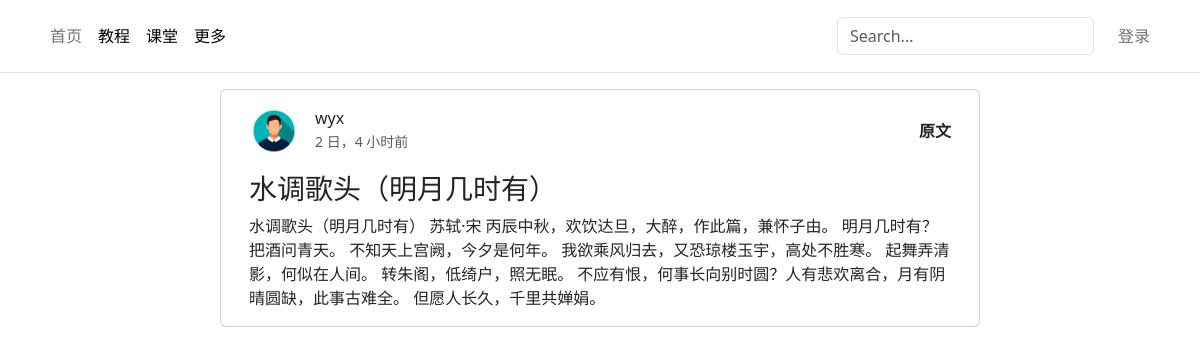
Before: / with the older database file.
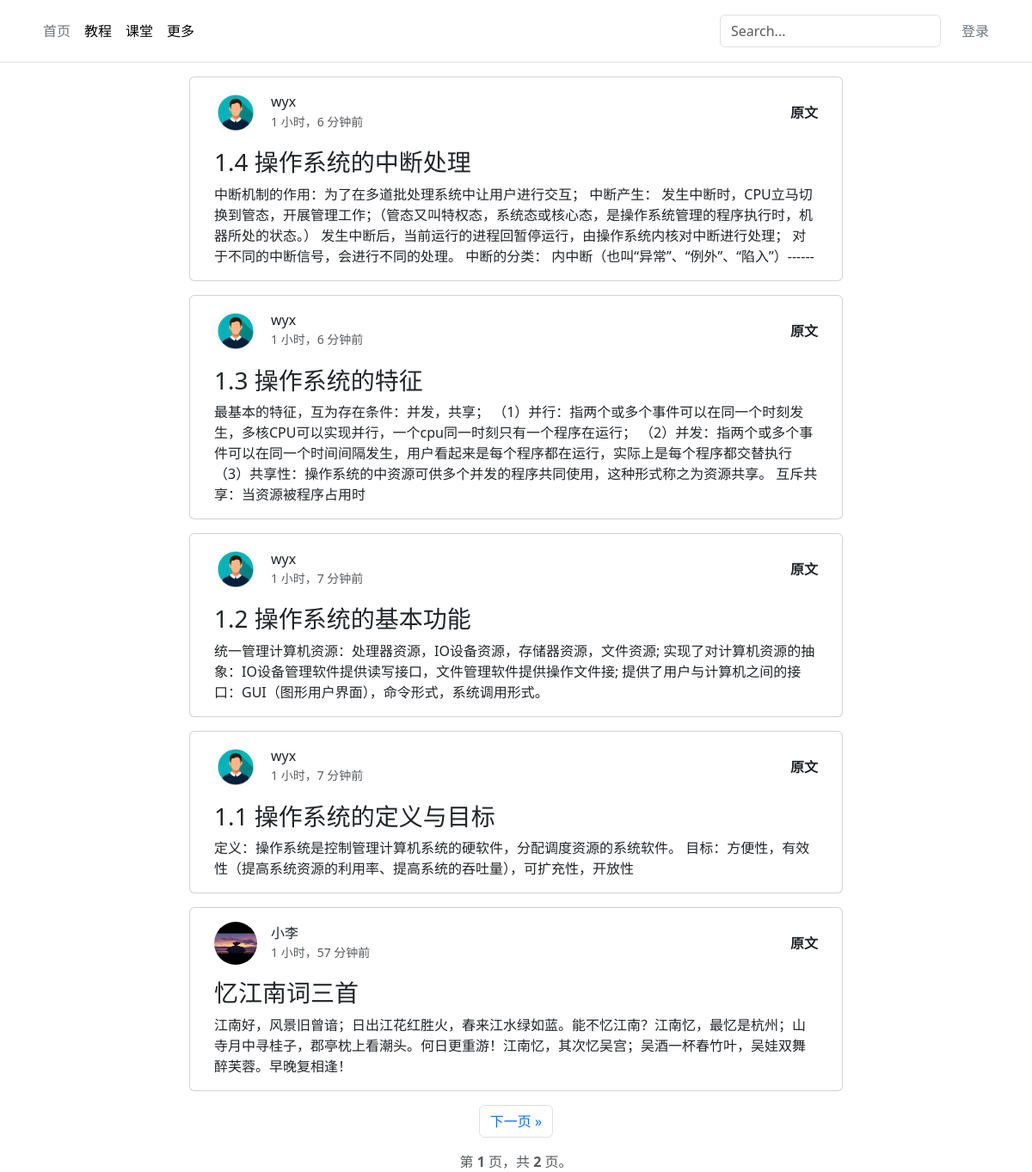
After: the same page with the newer database file.
### article/models.py (models this page shows, shortened)
class ArticlePost(models.Model):
    author = models.ForeignKey(User, on_delete=models.CASCADE)
    title = models.CharField(max_length=100)
    body = models.TextField()
    created = models.DateTimeField(auto_now_add=True)
    updated = models.DateTimeField(auto_now=True)
    column = models.ForeignKey(Column, on_delete=models.CASCADE, null=True, blank=True,related_name='articles')
    views = models.PositiveIntegerField(default=0)
    likes = models.PositiveIntegerField(default=0)

### user/models.py (models this page shows, shortened)
class User(AbstractUser):
    avatar = models.ImageField(upload_to='avatars/', blank=True,default='avatars/default.png')
    bio = models.TextField(max_length=100, blank=True)

### article/views.py (the view)
# urls.py: path('', Index.as_view(), name='index'),
class Index(ListView):
    template_name = 'article/index.html'
    queryset = ArticlePost.objects.all()
    paginate_by = 5
    context_object_name = 'articles'
    def get_queryset(self):
        queryset = super().get_queryset().order_by('-created')
        query = self.request.GET.get('search')
        if query:
                    queryset = queryset.filter(
            Q(title__icontains=query) | Q(body__icontains=query) | Q(author__username__icontains=query)
        )
        return queryset

### templates/article/index.html (shortened to what this page needs)
{% extends 'base.html' %}
{% block content %}
<div class="container">
  <div class="row justify-content-center">
    {% if articles %}
    {% for article in articles %}
    <div class="card col-lg-8 mb-3">
      <div class="card-body">
        <div class="d-flex align-items-center mb-3">
          <img src="{{ article.author.avatar.url }}" alt="用户头像" class="rounded-circle me-3"
            style="width: 50px; height: 50px;">
          <div>
            <a href="{% url 'user:profile' article.author.id %}" class="text-decoration-none text-dark">
              <h6 class="mb-0">{{ article.author.username }}</h6>
            </a>
            <small class="text-muted">{{ article.created|timesince }}前</small>
          </div>
          <a href="{% url 'article:detail' article.id %}" class="ms-auto text-decoration-none text-dark fw-bold">原文</a>
        </div>
        <h3 class="card-title">{{article.title}}</h3>
        <p class="card-text">{{article.body|slice:":200"}}</p>
      </div>
    </div>
    {% endfor %}
    {% else %}
    <p class="text-center">目前没有文章。</p>
    {% endif %}
  </div>
</div>
{% if is_paginated %}
<nav aria-label="Pagination">
  <ul class="pagination justify-content-center">
    {% if page_obj.has_next %}
    <li class="page-item">
      <a class="page-link" href="/?page={{ page_obj.next_page_number }}" aria-label="Next">
        下一页 <span aria-hidden="true">&raquo;</span>
      </a>
    </li>
    {% else %}
    <li class="page-item disabled">
      <span class="page-link" aria-hidden="true">下一页 &raquo;</span>
    </li>
    {% endif %}
  </ul>
  <div class="text-center mt-2">
    <span class="text-muted">
      第 <strong>{{ page_obj.number }}</strong> 页，共 <strong>{{ page_obj.paginator.num_pages }}</strong> 页。
    </span>
  </div>
</nav>
{% endif %}
{% endblock %}

Changed rows visible on the page:
no longer on this page (row unchanged): ArticlePost: author.avatar (placeholder picture), author.username "wyx", created "2 日，4 小时", title "水调歌头（明月几时有）", body "水调歌头（明月几时有） 苏轼·宋 丙辰中秋，欢饮达旦，大醉，作此篇，兼怀子由。 明月几时有？把酒问青天。 不知天上宫阙，今夕是何年。 我欲乘风归去，又恐琼楼玉宇，高处不胜寒。 起舞弄清影，何似在人间。 转朱阁，低绮户，照无眠。 不应有恨，何事长向别时圆？人有悲欢离合，月有阴晴圆缺，此事古难全。 但愿人长久，千里共婵娟。"
added ArticlePost: author.avatar (placeholder picture), author.username "wyx", created "1 小时，6 分钟", title "1.4 操作系统的中断处理", body "中断机制的作用：为了在多道批处理系统中让用户进行交互； 中断产生： 发生中断时，CPU立马切换到管态，开展管理工作；（管态又叫特权态，系统态或核心态，是操作系统管理的程序执行时，机器所处的状态。） 发生中断后，当前运行的进程回暂停运行，由操作系统内核对中断进行处理； 对于不同的中断信号，会进行不同的处理。 中断的分类： 内中断（也叫“异常”、“例外”、“陷入”）------"
added ArticlePost: author.avatar (placeholder picture), author.username "wyx", created "1 小时，6 分钟", title "1.3 操作系统的特征", body "最基本的特征，互为存在条件：并发，共享； （1）并行：指两个或多个事件可以在同一个时刻发生，多核CPU可以实现并行，一个cpu同一时刻只有一个程序在运行； （2）并发：指两个或多个事件可以在同一个时间间隔发生，用户看起来是每个程序都在运行，实际上是每个程序都交替执行 （3）共享性：操作系统的中资源可供多个并发的程序共同使用，这种形式称之为资源共享。 互斥共享：当资源被程序占用时"
added ArticlePost: author.avatar (placeholder picture), author.username "wyx", created "1 小时，7 分钟", title "1.2 操作系统的基本功能", body "统一管理计算机资源：处理器资源，IO设备资源，存储器资源，文件资源; 实现了对计算机资源的抽象：IO设备管理软件提供读写接口，文件管理软件提供操作文件接; 提供了用户与计算机之间的接口：GUI（图形用户界面），命令形式，系统调用形式。"
added ArticlePost: author.avatar (placeholder picture), author.username "wyx", created "1 小时，7 分钟", title "1.1 操作系统的定义与目标", body "定义：操作系统是控制管理计算机系统的硬软件，分配调度资源的系统软件。 目标：方便性，有效性（提高系统资源的利用率、提高系统的吞吐量），可扩充性，开放性"
added ArticlePost: author.avatar (picture), author.username "小李", created "1 小时，57 分钟", title "忆江南词三首", body "江南好，风景旧曾谙；日出江花红胜火，春来江水绿如蓝。能不忆江南？江南忆，最忆是杭州；山寺月中寻桂子，郡亭枕上看潮头。何日更重游！江南忆，其次忆吴宫；吴酒一杯春竹叶，吴娃双舞醉芙蓉。早晚复相逢！"
Other visible differences:
{{ page_obj.number }}: (not shown) → "1"
{{ page_obj.paginator.num_pages }}: (not shown) → "2"
text now shown: "下一页 » 第 页，共 页。"
